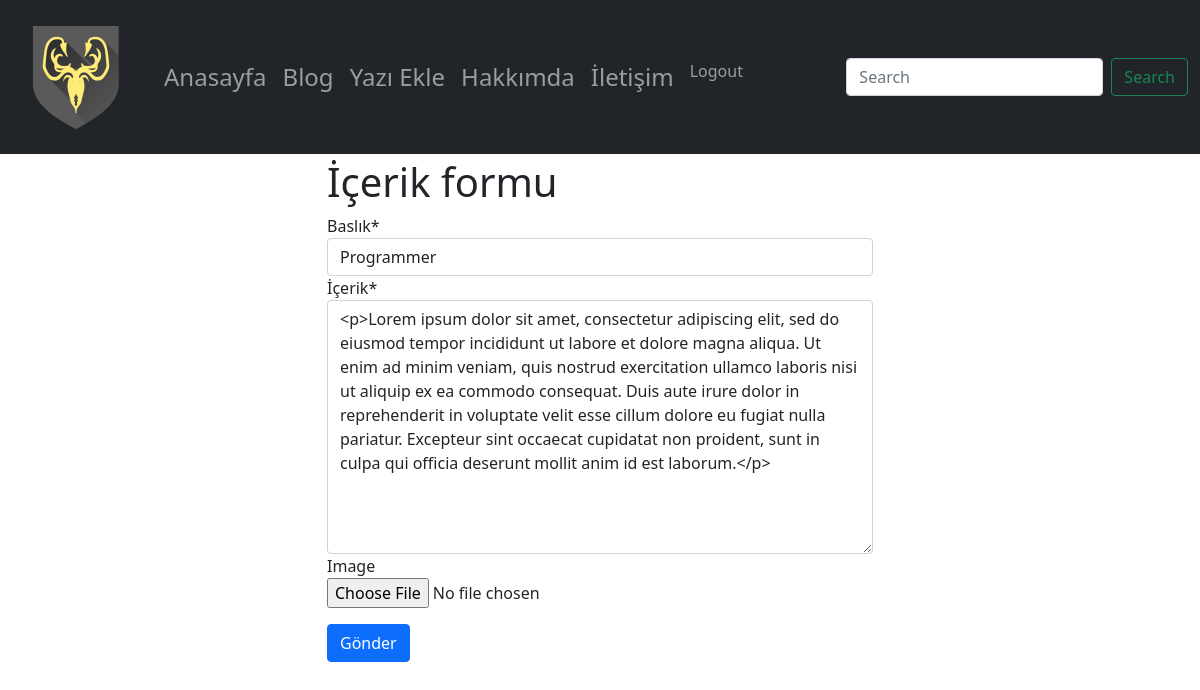
Page /post/programmer/update/ (signed in) on the committed database.
### post/models.py (models this page shows, shortened)
class Post(models.Model):
        user = models.ForeignKey("auth.User", verbose_name='Yazar',on_delete=models.CASCADE,related_name='posts')
        title = models.CharField(max_length = 120, verbose_name = "Baslık")
        content = RichTextField(verbose_name="İçerik")
        publishing_date = models.DateTimeField(verbose_name="Oluşturulma Tarihi", auto_now_add= True)
        image = models.ImageField(blank = True, null= True)
        slug = models.SlugField(max_length = 130,unique =True, editable=False)
        class Meta:
                ordering=['-publishing_date','id']

### post/views.py (the view)
# urls.py: path('<slug:slug>/update/', post_update, name='post_update'),
def post_update(request ,slug ):
    if not request.user.is_authenticated:
        return Http404()
    post = get_object_or_404(Post,slug = slug)
    form = PostForm(request.POST or None , request.FILES or None, instance=post)
    if form.is_valid():
        form.save()
        messages.success(request,"Güncelleme başarılı....", extra_tags="myMessageCSS")
        return HttpResponseRedirect(post.get_absolute_url())
    context =  {
        'form' : form
    }
    return render(request,"post/form.html", context= context)

### post/forms.py
class PostForm(forms.ModelForm):
    class Meta:
        model = Post
        fields=[
            'title',
            'content',
            'image',
        ]

### templates/post/form.html (shortened to what this page needs)
{% extends 'base.html' %}
{% load crispy_forms_tags %}
{% block body %}
    <div class="container">
        <div class="row justify-content-center ">
            <div class="col-md-6">
                <form method="POST" enctype="multipart/form-data">
                        <h1>İçerik formu</h1>
                        {{ form|crispy }}
                        <button type="submit" class="btn btn-primary mt-3">Gönder</button>
                </form>
            </div>
        </div>
    </div>
{% endblock %}

### rows in the picture
Post: title "Programmer", content "<p>Lorem ipsum dolor sit amet, consectetur adipiscing elit, sed do eiusmod tempor incididunt ut labore et dolore magna aliqua. Ut enim ad minim veniam, quis nostrud exercitation ullamco laboris nisi ut aliquip ex ea commodo consequat. Duis aute irure dolor in reprehenderit in voluptate velit esse cillum dolore eu fugiat nulla pariatur. Excepteur sint occaecat cupidatat non proident, sunt in culpa qui officia deserunt mollit anim id est laborum.</p>"
